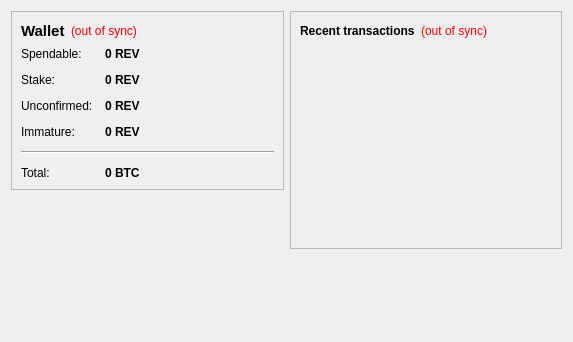
<?xml version="1.0" encoding="UTF-8"?>
<ui version="4.0">
 <class>OverviewPage</class>
 <widget class="QWidget" name="OverviewPage">
  <property name="geometry">
   <rect>
    <x>0</x>
    <y>0</y>
    <width>573</width>
    <height>342</height>
   </rect>
  </property>
  <property name="windowTitle">
   <string>Form</string>
  </property>
  <layout class="QHBoxLayout" name="horizontalLayout" stretch="1,1">
   <item>
    <layout class="QVBoxLayout" name="verticalLayout_2">
     <item>
      <widget class="QFrame" name="frame">
       <property name="frameShape">
        <enum>QFrame::StyledPanel</enum>
       </property>
       <property name="frameShadow">
        <enum>QFrame::Raised</enum>
       </property>
       <layout class="QVBoxLayout" name="verticalLayout_4">
        <item>
         <layout class="QHBoxLayout" name="horizontalLayout_4">
          <item>
           <widget class="QLabel" name="label_5">
            <property name="font">
             <font>
              <pointsize>11</pointsize>
              <weight>75</weight>
              <bold>true</bold>
             </font>
            </property>
            <property name="text">
             <string>Wallet</string>
            </property>
           </widget>
          </item>
          <item>
           <widget class="QLabel" name="labelWalletStatus">
            <property name="toolTip">
             <string>The displayed information may be out of date. Your wallet automatically synchronizes with the Revenu network after a connection is established, but this process has not completed yet.</string>
            </property>
            <property name="styleSheet">
             <string notr="true">QLabel { color: red; }</string>
            </property>
            <property name="text">
             <string notr="true">(out of sync)</string>
            </property>
            <property name="alignment">
             <set>Qt::AlignLeading|Qt::AlignLeft|Qt::AlignVCenter</set>
            </property>
           </widget>
          </item>
          <item>
           <spacer name="horizontalSpacer_2">
            <property name="orientation">
             <enum>Qt::Horizontal</enum>
            </property>
            <property name="sizeHint" stdset="0">
             <size>
              <width>40</width>
              <height>20</height>
             </size>
            </property>
           </spacer>
          </item>
         </layout>
        </item>
        <item>
         <layout class="QFormLayout" name="formLayout_2">
          <property name="fieldGrowthPolicy">
           <enum>QFormLayout::AllNonFixedFieldsGrow</enum>
          </property>
          <property name="horizontalSpacing">
           <number>12</number>
          </property>
          <property name="verticalSpacing">
           <number>12</number>
          </property>
          <item row="0" column="0">
           <widget class="QLabel" name="label">
            <property name="text">
             <string>Spendable:</string>
            </property>
           </widget>
          </item>
          <item row="0" column="1">
           <widget class="QLabel" name="labelBalance">
            <property name="font">
             <font>
              <weight>75</weight>
              <bold>true</bold>
             </font>
            </property>
            <property name="cursor">
             <cursorShape>IBeamCursor</cursorShape>
            </property>
            <property name="toolTip">
             <string>Your current spendable balance</string>
            </property>
            <property name="text">
             <string notr="true">0 REV</string>
            </property>
            <property name="textInteractionFlags">
             <set>Qt::LinksAccessibleByMouse|Qt::TextSelectableByKeyboard|Qt::TextSelectableByMouse</set>
            </property>
           </widget>
          </item>
          <item row="1" column="0">
           <widget class="QLabel" name="label_6">
            <property name="text">
             <string>Stake:</string>
            </property>
           </widget>
          </item>
          <item row="1" column="1">
           <widget class="QLabel" name="labelStake">
            <property name="font">
             <font>
              <weight>75</weight>
              <bold>true</bold>
             </font>
            </property>
            <property name="cursor">
             <cursorShape>IBeamCursor</cursorShape>
            </property>
            <property name="toolTip">
             <string>Total of coins that was staked, and do not yet count toward the current balance</string>
            </property>
            <property name="text">
             <string notr="true">0 REV</string>
            </property>
            <property name="textInteractionFlags">
             <set>Qt::LinksAccessibleByMouse|Qt::TextSelectableByKeyboard|Qt::TextSelectableByMouse</set>
            </property>
           </widget>
          </item>
          <item row="2" column="0">
           <widget class="QLabel" name="label_3">
            <property name="text">
             <string>Unconfirmed:</string>
            </property>
           </widget>
          </item>
          <item row="2" column="1">
           <widget class="QLabel" name="labelUnconfirmed">
            <property name="font">
             <font>
              <weight>75</weight>
              <bold>true</bold>
             </font>
            </property>
            <property name="cursor">
             <cursorShape>IBeamCursor</cursorShape>
            </property>
            <property name="toolTip">
             <string>Total of transactions that have yet to be confirmed, and do not yet count toward the current balance</string>
            </property>
            <property name="text">
             <string notr="true">0 REV</string>
            </property>
            <property name="textInteractionFlags">
             <set>Qt::LinksAccessibleByMouse|Qt::TextSelectableByKeyboard|Qt::TextSelectableByMouse</set>
            </property>
           </widget>
          </item>
          <item row="3" column="0">
           <widget class="QLabel" name="labelImmatureText">
            <property name="text">
             <string>Immature:</string>
            </property>
           </widget>
          </item>
          <item row="3" column="1">
           <widget class="QLabel" name="labelImmature">
            <property name="font">
             <font>
              <weight>75</weight>
              <bold>true</bold>
             </font>
            </property>
            <property name="toolTip">
             <string>Mined balance that has not yet matured</string>
            </property>
            <property name="text">
             <string notr="true">0 REV</string>
            </property>
            <property name="textInteractionFlags">
             <set>Qt::LinksAccessibleByMouse|Qt::TextSelectableByKeyboard|Qt::TextSelectableByMouse</set>
            </property>
           </widget>
          </item>
          <item row="4" column="0" colspan="2">
           <widget class="Line" name="line">
            <property name="orientation">
             <enum>Qt::Horizontal</enum>
            </property>
           </widget>
          </item>
          <item row="5" column="0">
           <widget class="QLabel" name="labelTotalText">
            <property name="text">
             <string>Total:</string>
            </property>
           </widget>
          </item>
          <item row="5" column="1">
           <widget class="QLabel" name="labelTotal">
            <property name="font">
             <font>
              <weight>75</weight>
              <bold>true</bold>
             </font>
            </property>
            <property name="cursor">
             <cursorShape>IBeamCursor</cursorShape>
            </property>
            <property name="toolTip">
             <string>Your current total balance</string>
            </property>
            <property name="text">
             <string notr="true">0 BTC</string>
            </property>
            <property name="textInteractionFlags">
             <set>Qt::LinksAccessibleByMouse|Qt::TextSelectableByKeyboard|Qt::TextSelectableByMouse</set>
            </property>
           </widget>
          </item>
         </layout>
        </item>
       </layout>
      </widget>
     </item>
     <item>
      <spacer name="verticalSpacer">
       <property name="orientation">
        <enum>Qt::Vertical</enum>
       </property>
       <property name="sizeHint" stdset="0">
        <size>
         <width>20</width>
         <height>40</height>
        </size>
       </property>
      </spacer>
     </item>
    </layout>
   </item>
   <item>
    <layout class="QVBoxLayout" name="verticalLayout_3">
     <item>
      <widget class="QFrame" name="frame_2">
       <property name="frameShape">
        <enum>QFrame::StyledPanel</enum>
       </property>
       <property name="frameShadow">
        <enum>QFrame::Raised</enum>
       </property>
       <layout class="QVBoxLayout" name="verticalLayout">
        <item>
         <layout class="QHBoxLayout" name="horizontalLayout_2">
          <item>
           <widget class="QLabel" name="label_4">
            <property name="text">
             <string>&lt;b&gt;Recent transactions&lt;/b&gt;</string>
            </property>
           </widget>
          </item>
          <item>
           <widget class="QLabel" name="labelTransactionsStatus">
            <property name="toolTip">
             <string>The displayed information may be out of date. Your wallet automatically synchronizes with the Revenu network after a connection is established, but this process has not completed yet.</string>
            </property>
            <property name="styleSheet">
             <string notr="true">QLabel { color: red; }</string>
            </property>
            <property name="text">
             <string notr="true">(out of sync)</string>
            </property>
            <property name="alignment">
             <set>Qt::AlignRight|Qt::AlignTrailing|Qt::AlignVCenter</set>
            </property>
           </widget>
          </item>
          <item>
           <spacer name="horizontalSpacer">
            <property name="orientation">
             <enum>Qt::Horizontal</enum>
            </property>
            <property name="sizeHint" stdset="0">
             <size>
              <width>40</width>
              <height>20</height>
             </size>
            </property>
           </spacer>
          </item>
         </layout>
        </item>
        <item>
         <widget class="QListView" name="listTransactions">
          <property name="styleSheet">
           <string notr="true">QListView { background: transparent; }</string>
          </property>
          <property name="frameShape">
           <enum>QFrame::NoFrame</enum>
          </property>
          <property name="verticalScrollBarPolicy">
           <enum>Qt::ScrollBarAlwaysOff</enum>
          </property>
          <property name="horizontalScrollBarPolicy">
           <enum>Qt::ScrollBarAlwaysOff</enum>
          </property>
          <property name="selectionMode">
           <enum>QAbstractItemView::NoSelection</enum>
          </property>
         </widget>
        </item>
       </layout>
      </widget>
     </item>
     <item>
      <spacer name="verticalSpacer_2">
       <property name="orientation">
        <enum>Qt::Vertical</enum>
       </property>
       <property name="sizeHint" stdset="0">
        <size>
         <width>20</width>
         <height>40</height>
        </size>
       </property>
      </spacer>
     </item>
    </layout>
   </item>
  </layout>
 </widget>
 <resources/>
 <connections/>
</ui>
